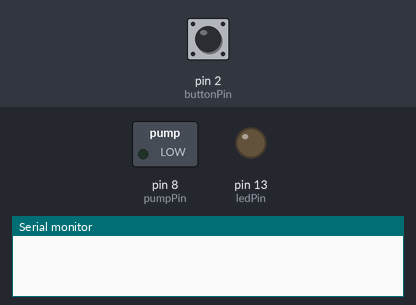
A sketch run on a simulated Arduino Uno, built with avr-gcc and run on an emulated ATmega328P. Parts: switched loads named in the sketch (green lamp = pin HIGH), output pins drawn as LEDs (lit = HIGH), the last lines printed to the serial monitor. The test bench sets the inputs (shaded band); at power-on: pin 2 (buttonPin) LOW.

Above: at 1.2 s.
1.3 s: pin 2 (buttonPin) pulled HIGH for 0.15 s
At 1.8 s:
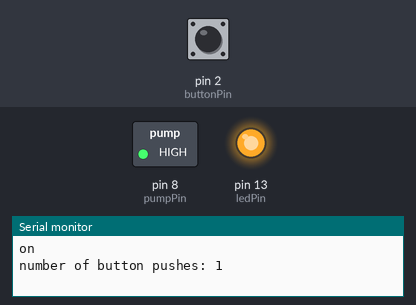
Timing chart, 0 to 4.3 s (numbered marks = the images above; inputs shaded):
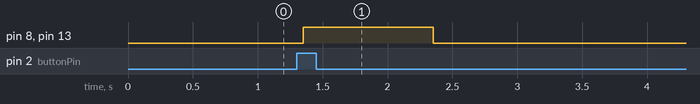

Measured:
- after the input at 1.3 s, pin 8 (pumpPin), pin 13 (ledPin): LOW → HIGH after 0.05 s, → LOW 1.0 s later

The sketch:

button_Pulse.ino
```cpp
// button push pulse for operating pump

const int  buttonPin = 2;    // the pin that the pushbutton is attached to
const int ledPin = 13;       // the pin that the LED is attached to
const int pumpPin = 8;        // the pin that the Pump is attached to

// Variables will change:
int buttonPushCounter = 0;   // counter for the number of button presses
int buttonState = 0;         // current state of the button
int lastButtonState = 0;     // previous state of the button

void setup() {
  // initialize the button pin as a input:
  pinMode(buttonPin, INPUT);
  // initialize the LED as an output:
  pinMode(ledPin, OUTPUT);
    // initialize the pumpPin as an output:
  pinMode(pumpPin, OUTPUT);
  // initialize serial communication:
  Serial.begin(115200);
}


void loop() {
  // read the pushbutton input pin:
  buttonState = digitalRead(buttonPin);

  // compare the buttonState to its previous state
  if (buttonState != lastButtonState) {
    // if the state has changed, increment the counter
    if (buttonState == HIGH) {
      // if the current state is HIGH then the button went from off to on:
      buttonPushCounter++;
      Serial.println("on");
      Serial.print("number of button pushes: ");
      Serial.println(buttonPushCounter);
    } else {
      // if the current state is LOW then the button went from on to off:
      Serial.println("off");
    }
    // Delay a little bit to avoid bouncing
    delay(50);
  }


  // turns on the LED every four button pushes by checking the modulo of the
  // button push counter. the modulo function gives you the remainder of the
  // division of two numbers:
    if (lastButtonState == LOW && buttonState == HIGH) {
    digitalWrite(ledPin, HIGH);
    digitalWrite(pumpPin, HIGH);
    delay(1000);
    digitalWrite(ledPin, LOW);
    digitalWrite(pumpPin, LOW);
    }else (buttonState == LOW);{
    digitalWrite(ledPin, LOW);
    digitalWrite(pumpPin, LOW);
  }
    // save the current state as the last state, for next time through the loop
  lastButtonState = buttonState;
}
```
